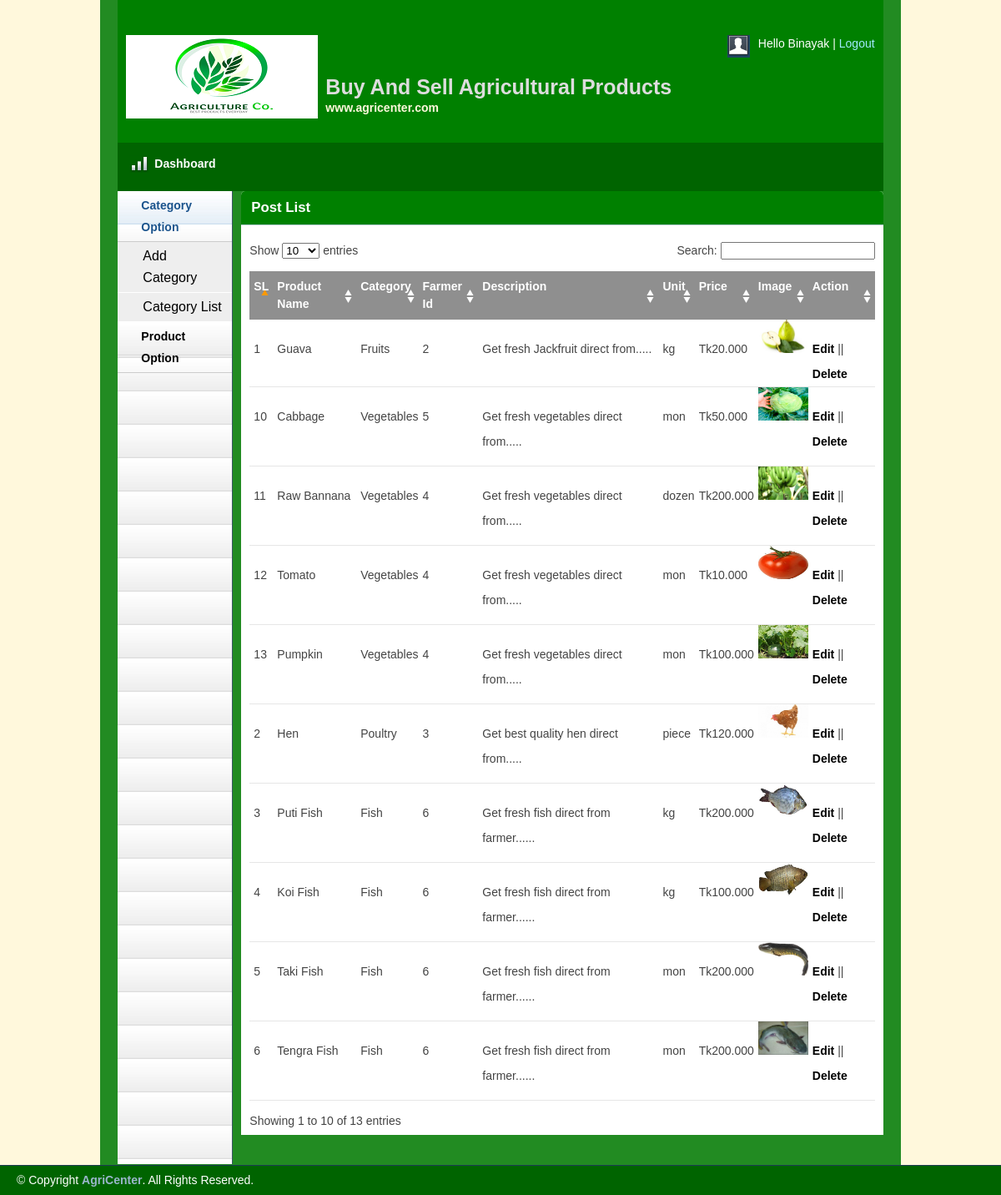
/aAgriCenter/admin/productlist.php (signed in), run on the app's committed database.
### tables this page shows
CREATE TABLE IF NOT EXISTS `tbl_product` (
  `productId` int(11) NOT NULL AUTO_INCREMENT,
  `productName` varchar(255) NOT NULL,
  `catId` int(11) NOT NULL,
  `fid` int(11) NOT NULL,
  `body` text NOT NULL,
  `unit` varchar(255) NOT NULL,
  `price` float(10,3) NOT NULL,
  `image` varchar(255) NOT NULL,
  PRIMARY KEY (`productId`)
);

CREATE TABLE IF NOT EXISTS `tbl_catagory` (
  `catId` int(11) NOT NULL AUTO_INCREMENT,
  `catName` varchar(255) NOT NULL,
  PRIMARY KEY (`catId`)
);

### aAgriCenter/lib/Database.php (called while the page is built, shortened)
<?php
  Class Database{
     public $host   = DB_HOST;
     public $user   = DB_USER;
     public $pass   = DB_PASS;
     public $dbname = DB_NAME;
     public $link;
  private function connectDB(){
     $this->link = new mysqli($this->host, $this->user, $this->pass, $this->dbname);
   }
  public function select($query){
      $result = $this->link->query($query) or die($this->link->error.__LINE__);
      if($result->num_rows > 0){
        return $result;
      } else {
        return false;
      }
   }
}

### aAgriCenter/classes/Product.php (called while the page is built, shortened)
<?php
	$filepath = realpath(dirname(__FILE__));
	include_once ($filepath.'/../lib/Database.php');
	include_once ($filepath.'/../helpers/Format.php');
?>
<?php
	class Product
	{
		private $db;
		public function __construct()
		{
			$this->db = new Database();
		}
		public function getAllProduct()
		{
			$query = "SELECT p.*, c.catName
					  FROM tbl_product as p, tbl_catagory as c
					  WHERE p.catId = c.catId
					  ORDER BY p.productId DESC";
			$result= $this->db->select($query);
			return $result;
		}
	}
?>

### aAgriCenter/helpers/Format.php (called while the page is built, shortened)
<?php
  class Format{
   public function textShorten($text, $limit = 400){
      $text = $text. " ";
      $text = substr($text, 0, $limit);
      $text = substr($text, 0, strrpos($text, ' '));
      $text = $text.".....";
      return $text;
   }
  }
?>

### aAgriCenter/admin/productlist.php (the view, shortened to what this page needs)
<?php include 'inc/header.php';?>
<?php include 'inc/sidebar.php';?>
<?php include '../classes/Product.php';?>
<?php include_once '../helpers/Format.php';?>
<?php
	$pd  = new Product();
	$fm  = new Format();
?>
<div class="grid_10">
    <div class="box round first grid">
        <h2>Post List</h2>
        <div class="block">
            <table class="data display datatable" id="example">
			<thead>
				<tr>
					<th>SL</th>
					<th>Product Name</th>
					<th>Category</th>
					<th>Farmer Id</th>
					<th>Description</th>
					<th>Unit</th>
					<th>Price</th>
					<th>Image</th>
					<th>Action</th>
				</tr>
			</thead>
			<tbody>
			<?php
				$getpd = $pd->getAllProduct();
				if ($getpd) {
					$i = 0;
					while($result = $getpd->fetch_assoc()){
						$i++;
			    ?>
				<tr class="odd gradeX">
					<td><?php echo $i; ?></td>
					<td><?php echo $result['productName']; ?></td>
					<td><?php echo $result['catName']; ?></td>
					<td><?php echo $result['fid']; ?></td>
					<td><?php echo $fm->textShorten($result['body'], 40); ?></td>
					<td><?php echo $result['unit']; ?></td>
					<td>Tk<?php echo $result['price']; ?></td>
					<td><img src="<?php echo $result['image']; ?>" height="40px" width="60px"></td>
					<td><a href="productedit.php?proid=<?php echo $result['productId']; ?>">Edit</a> ||
					     <a onclick = "return confirm('Are you sure to delete!')" href="?delproduct=<?php echo $result['productId']; ?>">Delete</a>
					</td>
				</tr>
				<?php } } ?>
			</tbody>
		</table>
       </div>
    </div>
</div>
<?php include 'inc/footer.php';?>

### aAgriCenter/admin/css/layout.css (style rules this page uses)
body { background: #FFF8DC none repeat scroll 0 0; color: #444; font-size: 14px; padding: 0; }
a { color: #000; font-weight:bold; text-decoration: none; }
h1, h2, h3, h4, h5, h6 { line-height:1.2em; margin-bottom:.3em; }
h2 { margin-top:1em; }
.box { background:#fff; margin-bottom:20px; padding:10px 10px 10px 10px; margin-left:-8px; }
.box.grid { padding-bottom:40px; }
.box.round { -moz-border-radius: 5px 5px 0px 0px; -webkit-border-radius: 5px 5px 0px 0px; border-radius: 5px 5px 0px 0px; }
.box h2 { font-size:1.2em; font-weight:bold; color:#fff; background:#008000; margin:-10px -10px 0 -10px; padding:10px 12px; border-bottom:1px solid #B3CBD6; -moz-border-radius: 5px 5px 0px 0px; -webkit-border-radius: 5px 5px 0px 0px; border-radius: 5px 5px 0px 0px; }
.box.first { min-height: 527px; }
.block { padding-top:20px; }
p { margin-bottom:1em; }
.block { padding-bottom:1px; }
table.display { margin: 0 auto; clear: both; width: 100%; }
.sorting_asc { background: #8f8f8f url(../img/table/sort_asc.png) no-repeat center right; padding:8px 5px; text-align:left; color:#fff; }
.sorting { background:#8f8f8f url(../img/table/sort_both.png) no-repeat center right; padding:8px 5px; text-align:left; color:#fff; }
tr.odd { height: 30px; line-height: 30px; border-bottom:1px solid #e6e6e6; }
tr.even { height: 30px; line-height: 30px; border-bottom:1px solid #e6e6e6; }
tr.odd td, tr.even td { padding-left:5px; }

### data on the page
tbl_product: productName "Guava", catId.catName "Fruits", fid "2", body "Get fresh Jackfruit direct from.....", unit "kg", price "20.000", image (picture)
tbl_product: productName "Hen", catId.catName "Poultry", fid "3", body "Get best quality hen direct from.....", unit "piece", price "120.000", image (picture)
tbl_product: productName "Puti Fish", catId.catName "Fish", fid "6", body "Get fresh fish direct from farmer......", unit "kg", price "200.000", image (picture)
tbl_product: productName "Koi Fish", catId.catName "Fish", fid "6", body "Get fresh fish direct from farmer......", unit "kg", price "100.000", image (picture)
tbl_product: productName "Taki Fish", catId.catName "Fish", fid "6", body "Get fresh fish direct from farmer......", unit "mon", price "200.000", image (picture)
tbl_product: productName "Tengra Fish", catId.catName "Fish", fid "6", body "Get fresh fish direct from farmer......", unit "mon", price "200.000", image (picture)
tbl_product: productName "Cabbage", catId.catName "Vegetables", fid "5", body "Get fresh vegetables direct from.....", unit "mon", price "50.000", image (picture)
tbl_product: productName "Raw Bannana", catId.catName "Vegetables", fid "4", body "Get fresh vegetables direct from.....", unit "dozen", price "200.000", image (picture)
tbl_product: productName "Tomato", catId.catName "Vegetables", fid "4", body "Get fresh vegetables direct from.....", unit "mon", price "10.000", image (picture)
tbl_product: productName "Pumpkin", catId.catName "Vegetables", fid "4", body "Get fresh vegetables direct from.....", unit "mon", price "100.000", image (picture)

### other printed values
Session::get('adminName') "Binayak"
